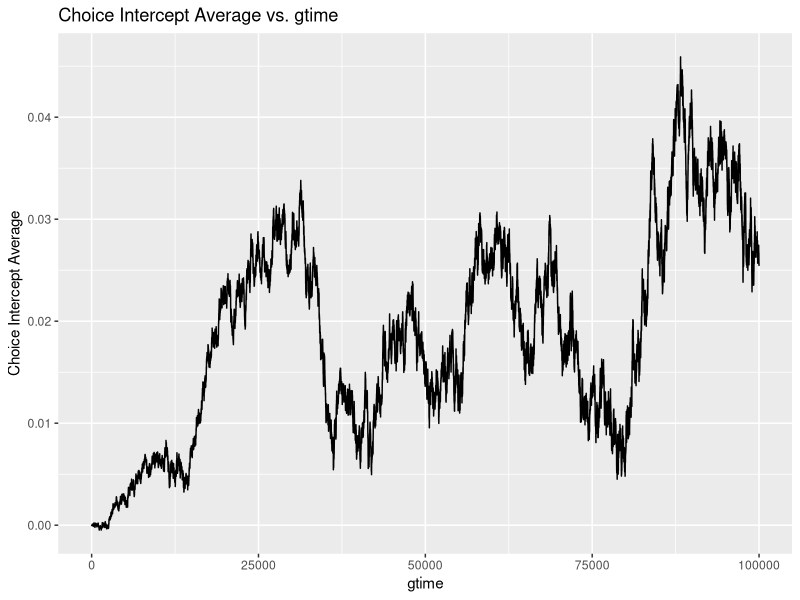
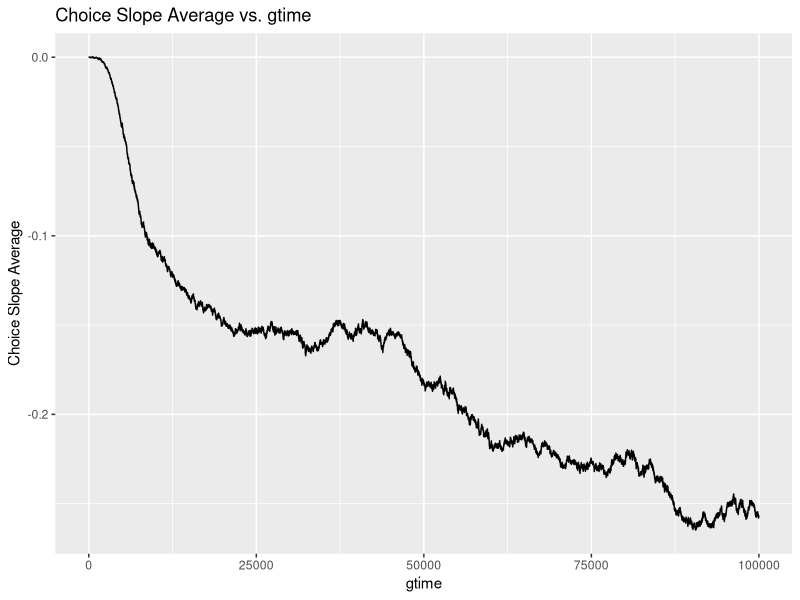
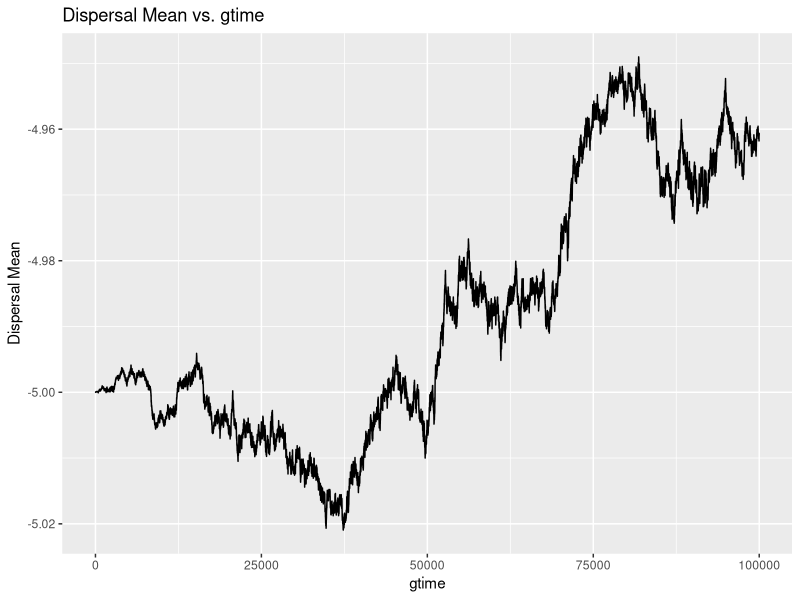
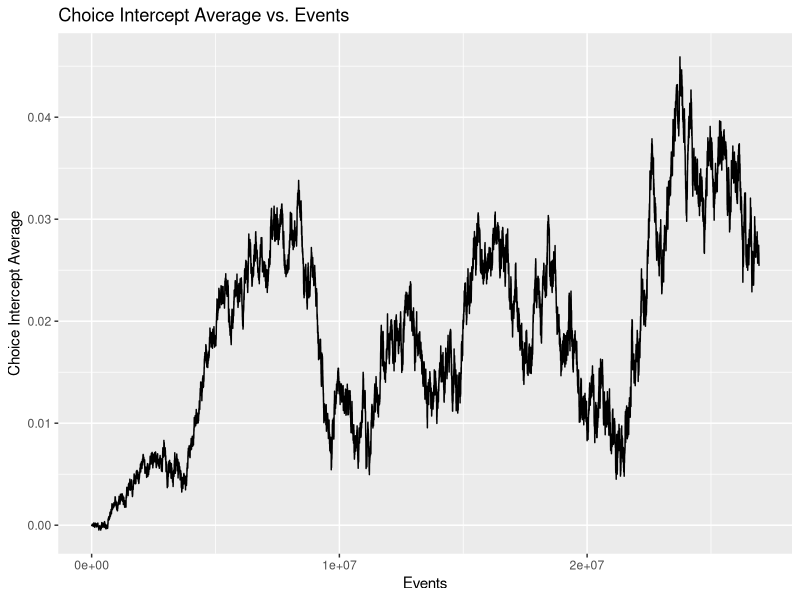
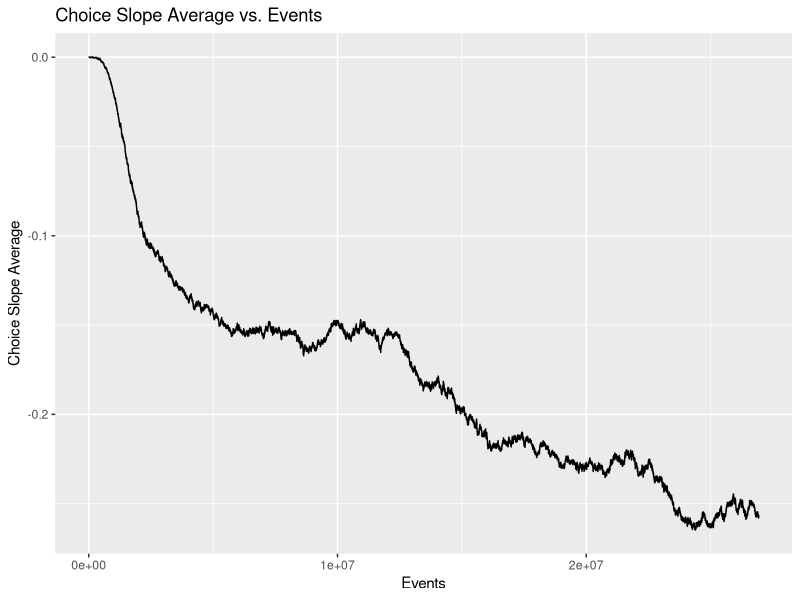
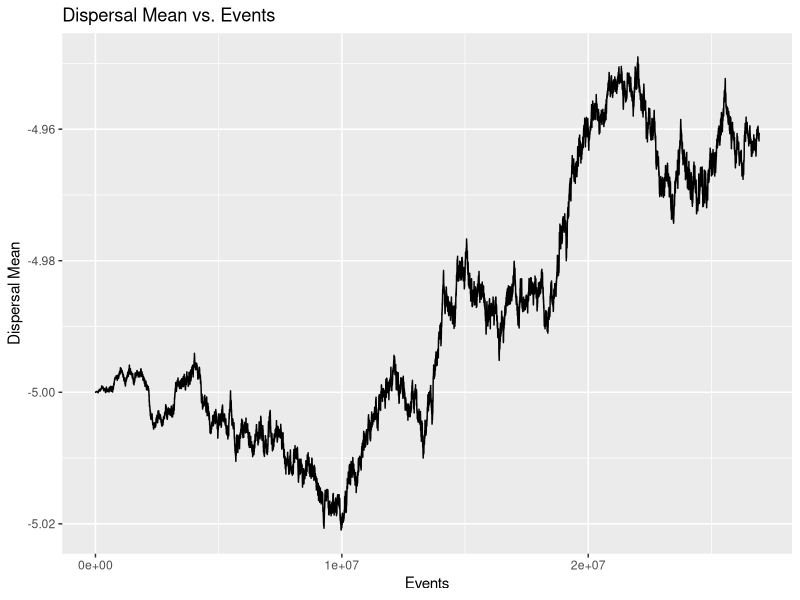
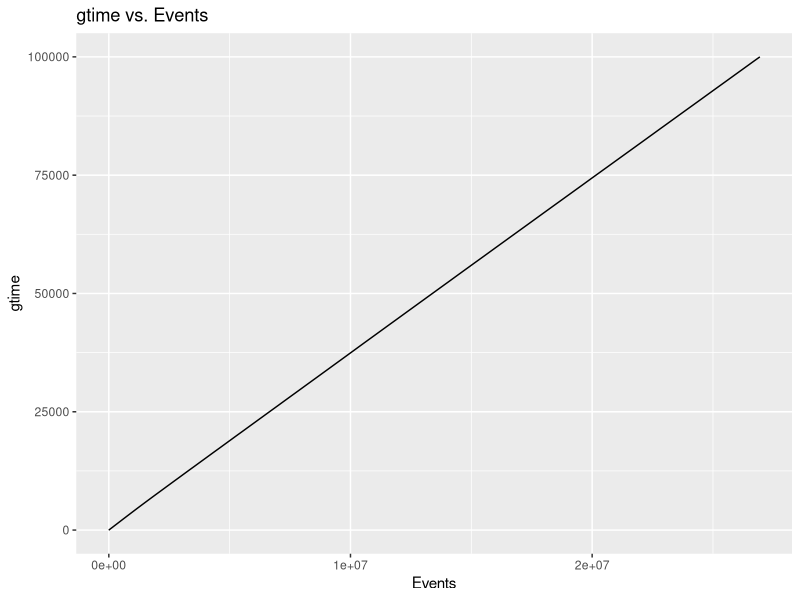

Write R code to recreate these figures, in order.
# Install and load necessary libraries
install.packages("tidyverse")
library(tidyverse)

# Read the CSV file
data <- read.csv("output_evolution.csv")

# Plot choice_int_avg vs gtime
ggplot(data, aes(x = gtime, y = choice_int_avg)) +
  geom_line() +
  labs(title = "Choice Intercept Average vs. gtime", x = "gtime", y = "Choice Intercept Average")

# Plot choice_slope_avg vs gtime
ggplot(data, aes(x = gtime, y = choice_slope_avg)) +
  geom_line() +
  labs(title = "Choice Slope Average vs. gtime", x = "gtime", y = "Choice Slope Average")

# Plot dispersal_mean vs gtime
ggplot(data, aes(x = gtime, y = dispersal_mean)) +
  geom_line() +
  labs(title = "Dispersal Mean vs. gtime", x = "gtime", y = "Dispersal Mean")

# Plot choice_int_avg vs events
ggplot(data, aes(x = event, y = choice_int_avg)) +
  geom_line() +
  labs(title = "Choice Intercept Average vs. Events", x = "Events", y = "Choice Intercept Average")

# Plot choice_slope_avg vs events
ggplot(data, aes(x = event, y = choice_slope_avg)) +
  geom_line() +
  labs(title = "Choice Slope Average vs. Events", x = "Events", y = "Choice Slope Average")

# Plot dispersal_mean vs events
ggplot(data, aes(x = event, y = dispersal_mean)) +
  geom_line() +
  labs(title = "Dispersal Mean vs. Events", x = "Events", y = "Dispersal Mean")

# Plot gtime vs events
ggplot(data, aes(x = event, y = gtime)) +
  geom_line() +
  labs(title = "gtime vs. Events", x = "Events", y = "gtime")
